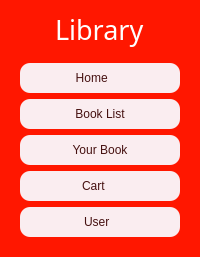
        <widget class="QWidget" name="LeftMenu" native="true">
         <property name="sizePolicy">
          <sizepolicy hsizetype="Expanding" vsizetype="Expanding">
           <horstretch>0</horstretch>
           <verstretch>0</verstretch>
          </sizepolicy>
         </property>
         <property name="minimumSize">
          <size>
           <width>150</width>
           <height>0</height>
          </size>
         </property>
         <property name="maximumSize">
          <size>
           <width>350</width>
           <height>16777215</height>
          </size>
         </property>
         <property name="styleSheet">
          <string notr="true">background-color: #FF1700;</string>
         </property>
         <layout class="QVBoxLayout" name="verticalLayout_6">
          <item alignment="Qt::AlignHCenter">
           <widget class="QLabel" name="label_19">
            <property name="minimumSize">
             <size>
              <width>0</width>
              <height>0</height>
             </size>
            </property>
            <property name="font">
             <font>
              <family>Freestyle Script</family>
              <pointsize>20</pointsize>
              <weight>50</weight>
              <italic>false</italic>
              <bold>false</bold>
             </font>
            </property>
            <property name="styleSheet">
             <string notr="true">color: white;
font: 20pt &quot;Freestyle Script&quot;;
align-content: center;
left-margin: 10px</string>
            </property>
            <property name="text">
             <string>Library</string>
            </property>
           </widget>
          </item>
          <item>
           <widget class="QWidget" name="widget_7" native="true">
            <property name="sizePolicy">
             <sizepolicy hsizetype="Preferred" vsizetype="Expanding">
              <horstretch>0</horstretch>
              <verstretch>0</verstretch>
             </sizepolicy>
            </property>
            <property name="cursor">
             <cursorShape>ArrowCursor</cursorShape>
            </property>
            <property name="styleSheet">
             <string notr="true">QPushButton {
background-color: #FAEDF0;
border-radius: 10px;
color: #461111

}
QPushButton:hover{
background-color: #CD1818;
color: white;
}</string>
            </property>
            <layout class="QVBoxLayout" name="verticalLayout_7">
             <item>
              <widget class="QPushButton" name="home_btn">
               <property name="minimumSize">
                <size>
                 <width>20</width>
                 <height>30</height>
                </size>
               </property>
               <property name="cursor">
                <cursorShape>OpenHandCursor</cursorShape>
               </property>
               <property name="styleSheet">
                <string notr="true">background-color:{#FAEDF0;}

QPushButton:hover{
background-color: #CD1818;
cursor: pointer;
}</string>
               </property>
               <property name="text">
                <string>Home     </string>
               </property>
               <property name="icon">
                <iconset resource="Resource.qrc">
                 <normaloff>:/OrangeIcons/Resource/Orange/home.svg</normaloff>:/OrangeIcons/Resource/Orange/home.svg</iconset>
               </property>
              </widget>
             </item>
             <item>
              <widget class="QPushButton" name="view_btn">
               <property name="minimumSize">
                <size>
                 <width>0</width>
                 <height>30</height>
                </size>
               </property>
               <property name="cursor">
                <cursorShape>OpenHandCursor</cursorShape>
               </property>
               <property name="text">
                <string>Book List</string>
               </property>
               <property name="icon">
                <iconset resource="Resource.qrc">
                 <normaloff>:/OrangeIcons/Resource/Orange/book.svg</normaloff>:/OrangeIcons/Resource/Orange/book.svg</iconset>
               </property>
              </widget>
             </item>
             <item>
              <widget class="QPushButton" name="your_book_btn">
               <property name="minimumSize">
                <size>
                 <width>0</width>
                 <height>30</height>
                </size>
               </property>
               <property name="cursor">
                <cursorShape>OpenHandCursor</cursorShape>
               </property>
               <property name="text">
                <string>Your Book</string>
               </property>
               <property name="icon">
                <iconset resource="Resource.qrc">
                 <normaloff>:/OrangeIcons/Resource/Orange/bookmark.svg</normaloff>:/OrangeIcons/Resource/Orange/bookmark.svg</iconset>
               </property>
              </widget>
             </item>
             <item>
              <widget class="QPushButton" name="cart_btn">
               <property name="minimumSize">
                <size>
                 <width>0</width>
                 <height>30</height>
                </size>
               </property>
               <property name="cursor">
                <cursorShape>OpenHandCursor</cursorShape>
               </property>
               <property name="text">
                <string>  Cart      </string>
               </property>
               <property name="icon">
                <iconset resource="Resource.qrc">
                 <normaloff>:/OrangeIcons/Resource/Orange/shopping-cart.svg</normaloff>:/OrangeIcons/Resource/Orange/shopping-cart.svg</iconset>
               </property>
              </widget>
             </item>
             <item>
              <widget class="QPushButton" name="user_btn">
               <property name="minimumSize">
                <size>
                 <width>0</width>
                 <height>30</height>
                </size>
               </property>
               <property name="cursor">
                <cursorShape>OpenHandCursor</cursorShape>
               </property>
               <property name="text">
                <string> User   </string>
               </property>
               <property name="icon">
                <iconset resource="Resource.qrc">
                 <normaloff>:/OrangeIcons/Resource/Orange/users.svg</normaloff>:/OrangeIcons/Resource/Orange/users.svg</iconset>
               </property>
              </widget>
             </item>
            </layout>
           </widget>
          </item>
         </layout>
        </widget>
